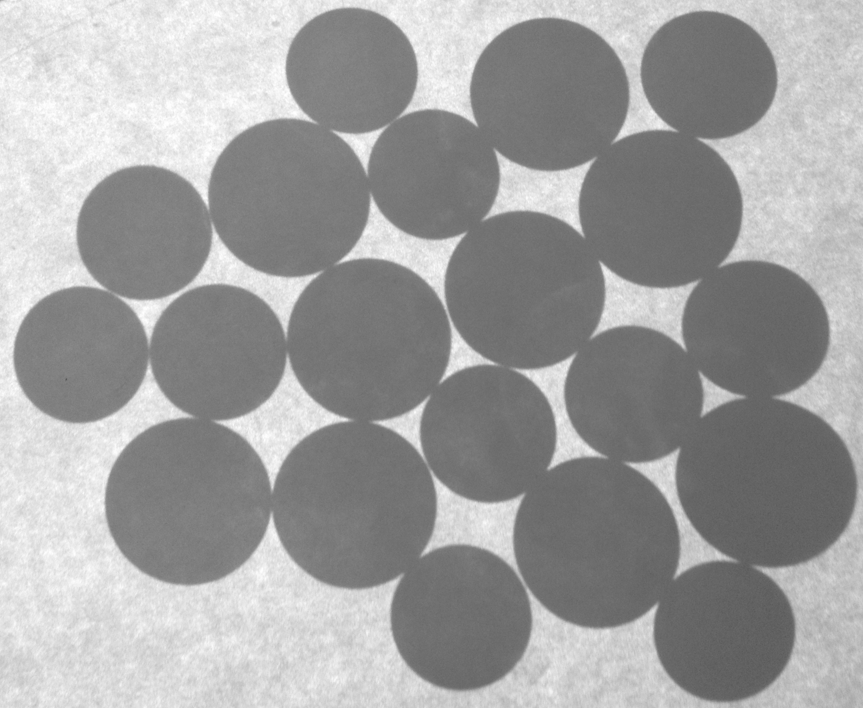
%> input picture codes/ch7_MorphologicalImageProcessing/9. Coin Separation by Graylevel Dilation/coins.png, 863 x 708 px
$ octave Counting_Coins.m   (GNU Octave 9; MATLAB toolbox functions it lacks are replaced by stand-ins)
%> lines starting %> are read from the running program, lines starting %| are printed output that depends on the picture; in (x1, y1, x2, y2) boxes, pixels count from 0 and x2, y2 are one past the last pixel; in counts of white or black regions, pixels touching at a corner belong together; the program's own positions count from 1
% EE368/CS232 Digital Image Processing
% Bernd Girod
% Department of Electrical Engineering, Stanford University

% Script by Qiyuan Tian and David Chen
% Example: counting coins

clear, clc, close all

% Load test image
img = imread('coins.png');
%> img is the input picture: size 708x863 uint8; min 87, max 255, mean 159.7
figure(1); clf;
subplot(1, 3, 1); imshow(img); title('Original Image');

% Binarize original image
level = graythresh(img);
%> level = 0.655
bwImg1 = 1- im2bw(img, level);
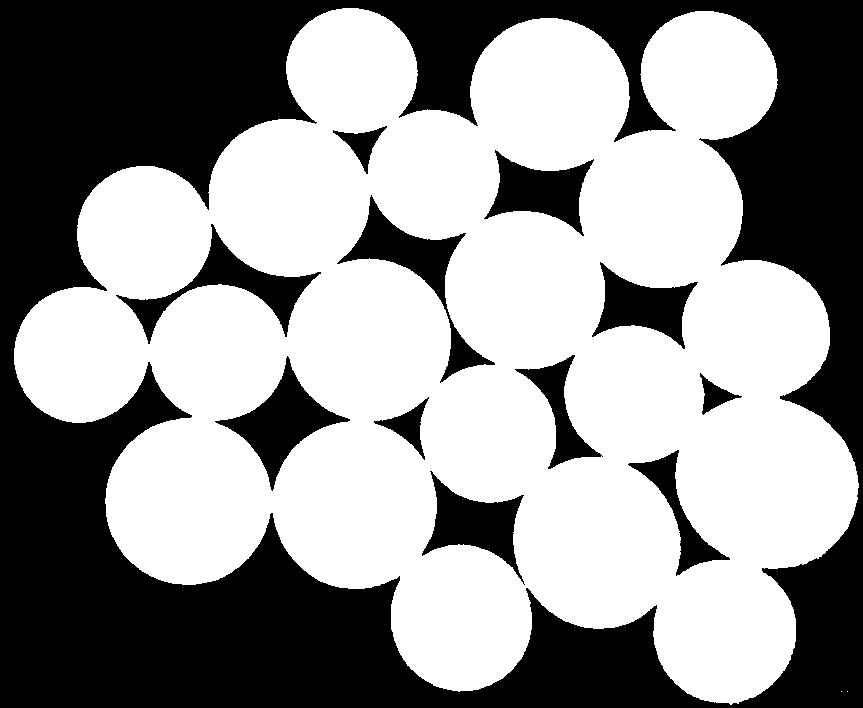
%> bwImg1: size 708x863 double; values 0 (black) and 1 (white), 57.8% white; 12 black regions, largest, box (x1, y1, x2, y2) and area: (0, 0, 863, 708) 221383, (337, 195, 495, 383) 5331, (215, 356, 350, 491) 5276
subplot(1, 3, 2); imshow(bwImg1); title('Binarized Image');

% Perform region labeling
L = bwlabel(bwImg1, 8);
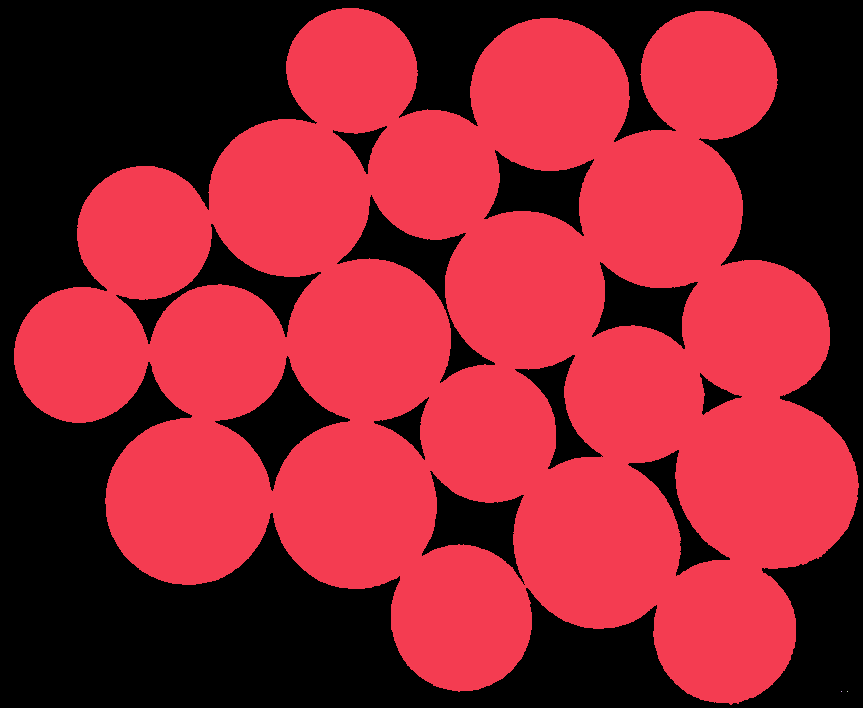
%> L: size 708x863 double; 4 distinct labels, from 0 to 3; one colour per label, 0 black
rgbLabel1 = label2rgb(L, 'jet', 'k');
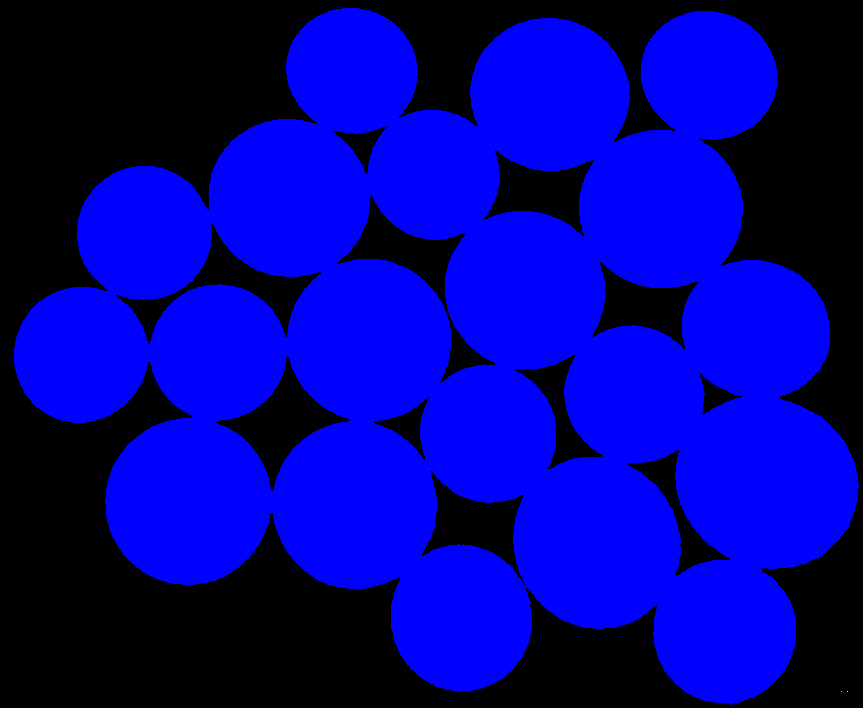
%> rgbLabel1: size 708x863x3 uint8; mean R, G, B 0, 0, 147.4
subplot(1, 3, 3); imshow(rgbLabel1); title('Labeled Regions');

% Graylevel dilation with disk structuring element
seType = 'disk';
se = strel(seType, 30);
dilatedImg = imdilate(img, se);
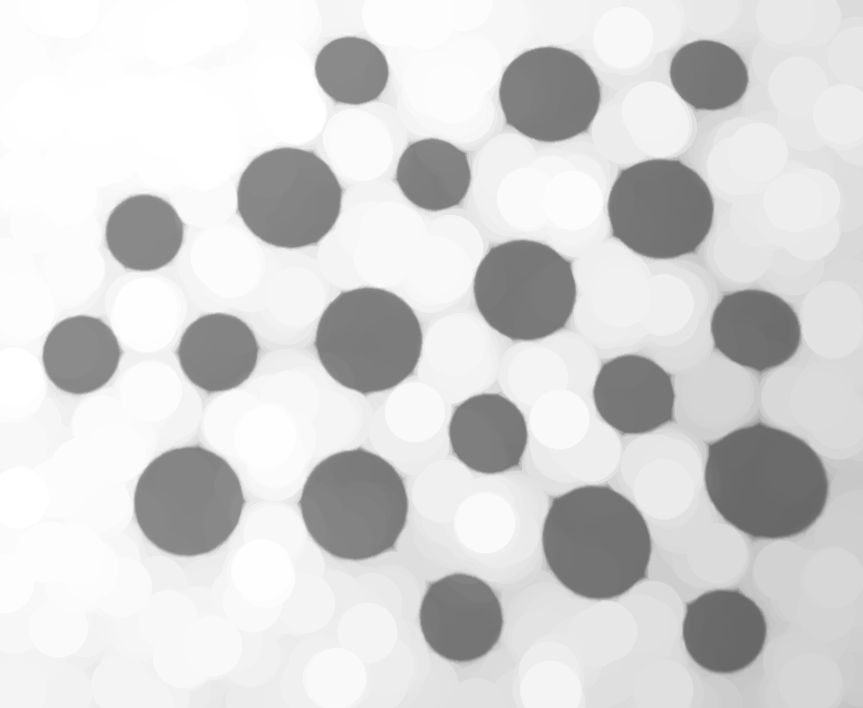
%> dilatedImg: size 708x863 uint8; min 103, max 255, mean 213.6
figure(2); clf;
subplot(1, 3,1); imshow(dilatedImg); title('Dilated Image');

% Binarize dilated image
level = graythresh(dilatedImg);
%> level = 0.714
bwImg2 = 1 - im2bw(dilatedImg, level);
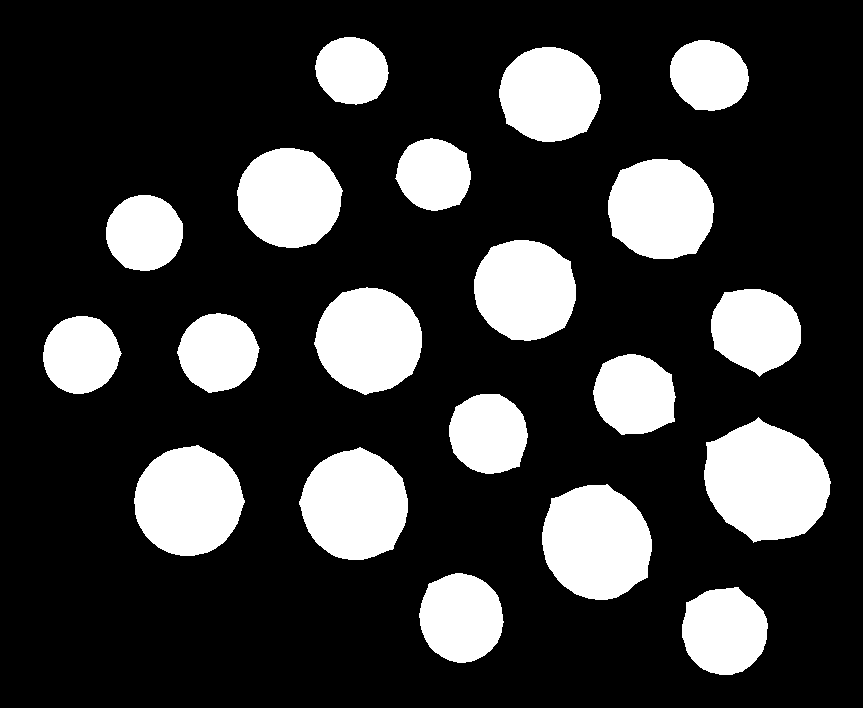
%> bwImg2: size 708x863 double; values 0 (black) and 1 (white), 22.3% white; 20 white regions, largest, box (x1, y1, x2, y2) and area: (704, 417, 831, 543) 11482, (542, 484, 652, 600) 9912, (134, 445, 245, 556) 9310
subplot(1, 3, 2); imshow(bwImg2); title('Binarized Image');

% Perform region labeling
L = bwlabel(bwImg2, 8);
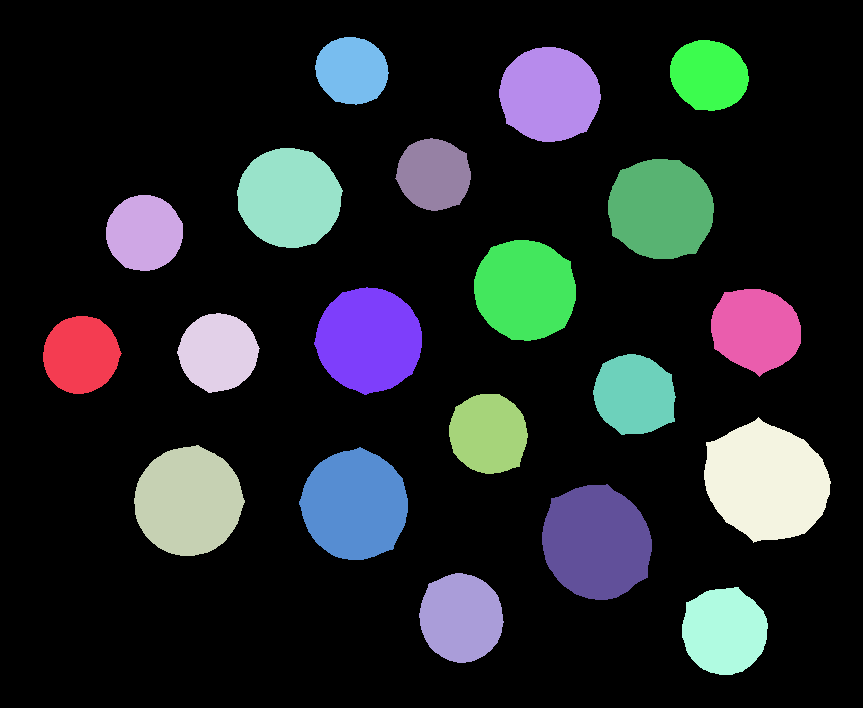
%> L: size 708x863 double; 21 distinct labels, from 0 to 20; one colour per label, 0 black
rgbLabel2 = label2rgb(L, 'jet', 'k');
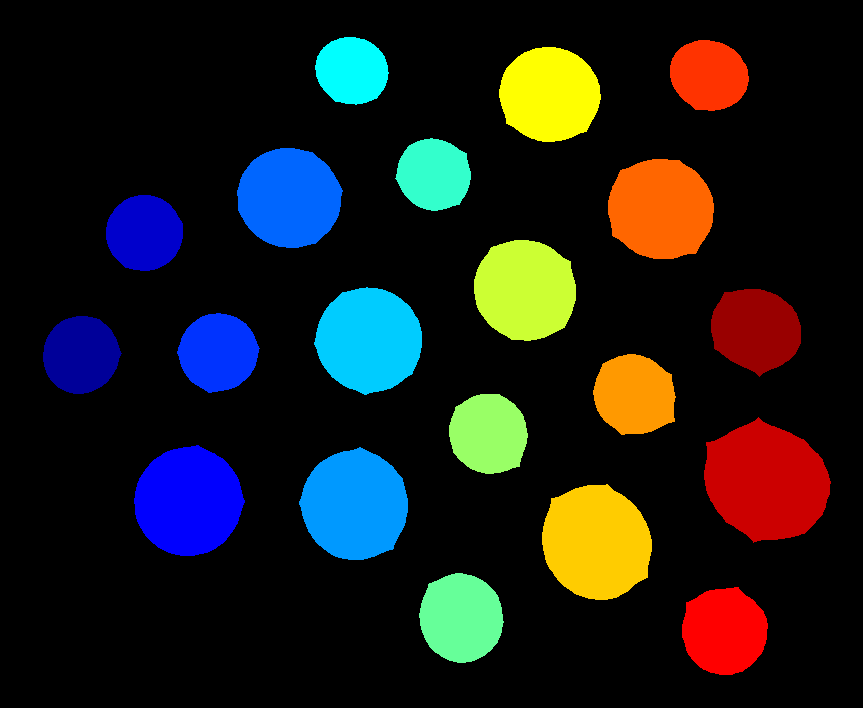
%> rgbLabel2: size 708x863x3 uint8; mean R, G, B 28, 28, 25.7
subplot(1, 3, 3); imshow(rgbLabel2); title('Labeled Regions');

% Save results
imwrite(bwImg1, 'Counting_Coins_bw1.png');
imwrite(bwImg2, 'Counting_Coins_bw2.png');
imwrite(rgbLabel1, 'Counting_Coins_label1.png');
imwrite(rgbLabel2, 'Counting_Coins_label2.png');
imwrite(dilatedImg, 'Counting_Coins_dilated.png');
